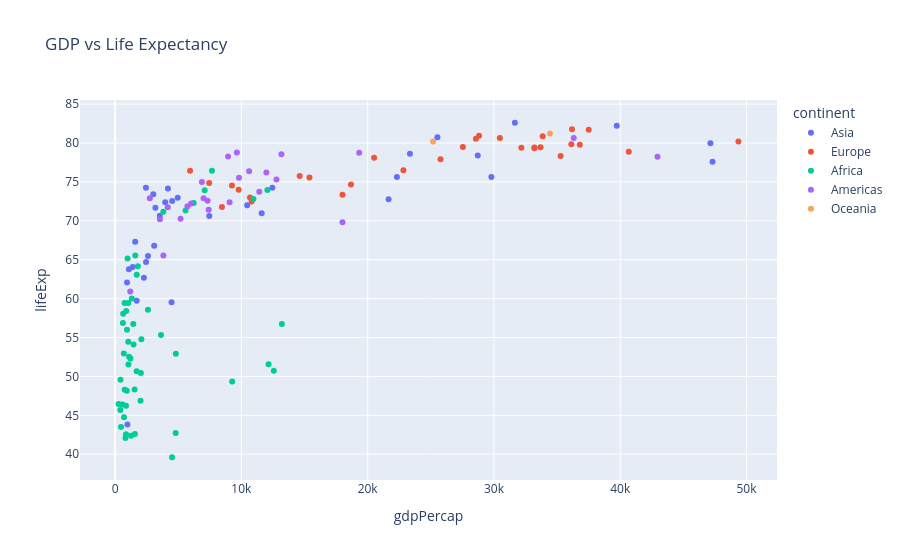

This figure's notebook cell:
### Markdown cell above
# SECTION 2 — Interactive Visualizations

### Code cell
fig = px.scatter(
    df_2007,
    x="gdpPercap",
    y="lifeExp",
    color="continent",
    hover_name="country",
    hover_data=["pop"],
    title="GDP vs Life Expectancy"
)

fig.show()

### Figure 1 — Plotly figure (JSON) as saved in the notebook; plotly's stock layout.template omitted (floating-point values rounded to 4 significant figures)
{"data": [{"customdata": [[31889923], [708573], [150448339], [14131858], [1318683096], [6980412], [1110396331], [223547000], [69453570], [27499638], [6426679], [127467972], [6053193], [23301725], [49044790], [2505559], [3921278], [24821286], [2874127], [47761980], [28901790], [3204897], [169270617], [91077287], [27601038], [4553009], [20378239], [19314747], [23174294], [65068149], [85262356], [4018332], [22211743]], "hovertemplate": "<b>%{hovertext}</b><br><br>continent=Asia<br>gdpPercap=%{x}<br>lifeExp=%{y}<br>pop=%{customdata[0]}<extra></extra>", "hovertext": ["Afghanistan", "Bahrain", "Bangladesh", "Cambodia", "China", "Hong Kong, China", "India", "Indonesia", "Iran", "Iraq", "Israel", "Japan", "Jordan", "Korea, Dem. Rep.", "Korea, Rep.", "Kuwait", "Lebanon", "Malaysia", "Mongolia", "Myanmar", "Nepal", "Oman", "Pakistan", "Philippines", "Saudi Arabia", "Singapore", "Sri Lanka", "Syria", "Taiwan", "Thailand", "Vietnam", "West Bank and Gaza", "Yemen, Rep."], "legendgroup": "Asia", "marker": {"color": "#636efa", "symbol": "circle"}, "mode": "markers", "name": "Asia", "orientation": "v", "showlegend": true, "type": "scatter", "x": [974.6, 29800.0, 1391.0, 1714.0, 4959.0, 39720.0, 2452.0, 3541.0, 11610.0, 4471.0, 25520.0, 31660.0, 4519.0, 1593.0, 23350.0, 47310.0, 10460.0, 12450.0, 3096.0, 944.0, 1091.0, 22320.0, 2606.0, 3190.0, 21650.0, 47140.0, 3970.0, 4185.0, 28720.0, 7458.0, 2442.0, 3025.0, 2281.0], "xaxis": "x", "y": [43.83, 75.64, 64.06, 59.72, 72.96, 82.21, 64.7, 70.65, 70.96, 59.55, 80.75, 82.6, 72.53, 67.3, 78.62, 77.59, 71.99, 74.24, 66.8, 62.07, 63.78, 75.64, 65.48, 71.69, 72.78, 79.97, 72.4, 74.14, 78.4, 70.62, 74.25, 73.42, 62.7], "yaxis": "y"}, {"customdata": [[3600523], [8199783], [10392226], [4552198], [7322858], [4493312], [10228744], [5468120], [5238460], [61083916], [82400996], [10706290], [9956108], [301931], [4109086], [58147733], [684736], [16570613], [4627926], [38518241], [10642836], [22276056], [10150265], [5447502], [2009245], [40448191], [9031088], [7554661], [71158647], [60776238]], "hovertemplate": "<b>%{hovertext}</b><br><br>continent=Europe<br>gdpPercap=%{x}<br>lifeExp=%{y}<br>pop=%{customdata[0]}<extra></extra>", "hovertext": ["Albania", "Austria", "Belgium", "Bosnia and Herzegovina", "Bulgaria", "Croatia", "Czech Republic", "Denmark", "Finland", "France", "Germany", "Greece", "Hungary", "Iceland", "Ireland", "Italy", "Montenegro", "Netherlands", "Norway", "Poland", "Portugal", "Romania", "Serbia", "Slovak Republic", "Slovenia", "Spain", "Sweden", "Switzerland", "Turkey", "United Kingdom"], "legendgroup": "Europe", "marker": {"color": "#EF553B", "symbol": "circle"}, "mode": "markers", "name": "Europe", "orientation": "v", "showlegend": true, "type": "scatter", "x": [5937.0, 36130.0, 33690.0, 7446.0, 10680.0, 14620.0, 22830.0, 35280.0, 33210.0, 30470.0, 32170.0, 27540.0, 18010.0, 36180.0, 40680.0, 28570.0, 9254.0, 36800.0, 49360.0, 15390.0, 20510.0, 10810.0, 9787.0, 18680.0, 25770.0, 28820.0, 33860.0, 37510.0, 8458.0, 33200.0], "xaxis": "x", "y": [76.42, 79.83, 79.44, 74.85, 73.0, 75.75, 76.49, 78.33, 79.31, 80.66, 79.41, 79.48, 73.34, 81.76, 78.89, 80.55, 74.54, 79.76, 80.2, 75.56, 78.1, 72.48, 74.0, 74.66, 77.93, 80.94, 80.88, 81.7, 71.78, 79.42], "yaxis": "y"}, {"customdata": [[33333216], [12420476], [8078314], [1639131], [14326203], [8390505], [17696293], [4369038], [10238807], [710960], [64606759], [3800610], [18013409], [496374], [80264543], [551201], [4906585], [76511887], [1454867], [1688359], [22873338], [9947814], [1472041], [35610177], [2012649], [3193942], [6036914], [19167654], [13327079], [12031795], [3270065], [1250882], [33757175], [19951656], [2055080], [12894865], [135031164], [798094], [8860588], [199579], [12267493], [6144562], [9118773], [43997828], [42292929], [1133066], [38139640], [5701579], [10276158], [29170398], [11746035], [12311143]], "hovertemplate": "<b>%{hovertext}</b><br><br>continent=Africa<br>gdpPercap=%{x}<br>lifeExp=%{y}<br>pop=%{customdata[0]}<extra></extra>", "hovertext": ["Algeria", "Angola", "Benin", "Botswana", "Burkina Faso", "Burundi", "Cameroon", "Central African Republic", "Chad", "Comoros", "Congo, Dem. Rep.", "Congo, Rep.", "Cote d'Ivoire", "Djibouti", "Egypt", "Equatorial Guinea", "Eritrea", "Ethiopia", "Gabon", "Gambia", "Ghana", "Guinea", "Guinea-Bissau", "Kenya", "Lesotho", "Liberia", "Libya", "Madagascar", "Malawi", "Mali", "Mauritania", "Mauritius", "Morocco", "Mozambique", "Namibia", "Niger", "Nigeria", "Reunion", "Rwanda", "Sao Tome and Principe", "Senegal", "Sierra Leone", "Somalia", "South Africa", "Sudan", "Swaziland", "Tanzania", "Togo", "Tunisia", "Uganda", "Zambia", "Zimbabwe"], "legendgroup": "Africa", "marker": {"color": "#00cc96", "symbol": "circle"}, "mode": "markers", "name": "Africa", "orientation": "v", "showlegend": true, "type": "scatter", "x": [6223.0, 4797.0, 1441.0, 12570.0, 1217.0, 430.1, 2042.0, 706.0, 1704.0, 986.1, 277.6, 3633.0, 1545.0, 2082.0, 5581.0, 12150.0, 641.4, 690.8, 13210.0, 752.7, 1328.0, 942.7, 579.2, 1463.0, 1569.0, 414.5, 12060.0, 1045.0, 759.3, 1043.0, 1803.0, 10960.0, 3820.0, 823.7, 4811.0, 619.7, 2014.0, 7670.0, 863.1, 1598.0, 1712.0, 862.5, 926.1, 9270.0, 2602.0, 4513.0, 1107.0, 883.0, 7093.0, 1056.0, 1271.0, 469.7], "xaxis": "x", "y": [72.3, 42.73, 56.73, 50.73, 52.3, 49.58, 50.43, 44.74, 50.65, 65.15, 46.46, 55.32, 48.33, 54.79, 71.34, 51.58, 58.04, 52.95, 56.73, 59.45, 60.02, 56.01, 46.39, 54.11, 42.59, 45.68, 73.95, 59.44, 48.3, 54.47, 64.16, 72.8, 71.16, 42.08, 52.91, 56.87, 46.86, 76.44, 46.24, 65.53, 63.06, 42.57, 48.16, 49.34, 58.56, 39.61, 52.52, 58.42, 73.92, 51.54, 42.38, 43.49], "yaxis": "y"}, {"customdata": [[40301927], [9119152], [190010647], [33390141], [16284741], [44227550], [4133884], [11416987], [9319622], [13755680], [6939688], [12572928], [8502814], [7483763], [2780132], [108700891], [5675356], [3242173], [6667147], [28674757], [3942491], [1056608], [301139947], [3447496], [26084662]], "hovertemplate": "<b>%{hovertext}</b><br><br>continent=Americas<br>gdpPercap=%{x}<br>lifeExp=%{y}<br>pop=%{customdata[0]}<extra></extra>", "hovertext": ["Argentina", "Bolivia", "Brazil", "Canada", "Chile", "Colombia", "Costa Rica", "Cuba", "Dominican Republic", "Ecuador", "El Salvador", "Guatemala", "Haiti", "Honduras", "Jamaica", "Mexico", "Nicaragua", "Panama", "Paraguay", "Peru", "Puerto Rico", "Trinidad and Tobago", "United States", "Uruguay", "Venezuela"], "legendgroup": "Americas", "marker": {"color": "#ab63fa", "symbol": "circle"}, "mode": "markers", "name": "Americas", "orientation": "v", "showlegend": true, "type": "scatter", "x": [12780.0, 3822.0, 9066.0, 36320.0, 13170.0, 7007.0, 9645.0, 8948.0, 6025.0, 6873.0, 5728.0, 5186.0, 1202.0, 3548.0, 7321.0, 11980.0, 2749.0, 9809.0, 4173.0, 7409.0, 19330.0, 18010.0, 42950.0, 10610.0, 11420.0], "xaxis": "x", "y": [75.32, 65.55, 72.39, 80.65, 78.55, 72.89, 78.78, 78.27, 72.23, 74.99, 71.88, 70.26, 60.92, 70.2, 72.57, 76.19, 72.9, 75.54, 71.75, 71.42, 78.75, 69.82, 78.24, 76.38, 73.75], "yaxis": "y"}, {"customdata": [[20434176], [4115771]], "hovertemplate": "<b>%{hovertext}</b><br><br>continent=Oceania<br>gdpPercap=%{x}<br>lifeExp=%{y}<br>pop=%{customdata[0]}<extra></extra>", "hovertext": ["Australia", "New Zealand"], "legendgroup": "Oceania", "marker": {"color": "#FFA15A", "symbol": "circle"}, "mode": "markers", "name": "Oceania", "orientation": "v", "showlegend": true, "type": "scatter", "x": [34440.0, 25190.0], "xaxis": "x", "y": [81.23, 80.2], "yaxis": "y"}], "layout": {"legend": {"title": {"text": "continent"}, "tracegroupgap": 0}, "title": {"text": "GDP vs Life Expectancy"}, "xaxis": {"anchor": "y", "domain": [0.0, 1.0], "title": {"text": "gdpPercap"}}, "yaxis": {"anchor": "x", "domain": [0.0, 1.0], "title": {"text": "lifeExp"}}}}
